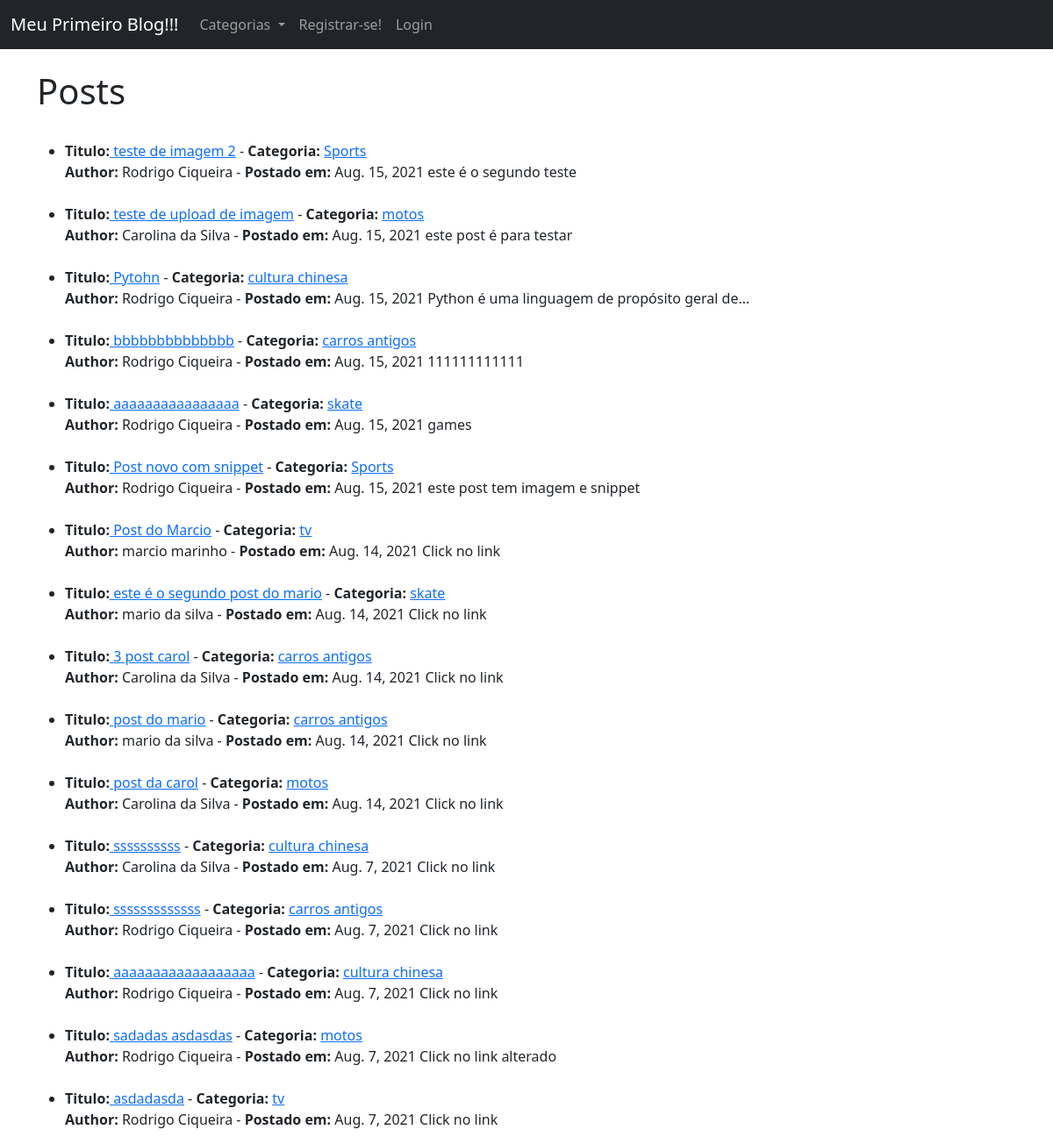
The page / on the database its author committed.
### MeuBlog/models.py (models this page shows, shortened)
class Post(models.Model):
    title = models.CharField(max_length=255)
    header_image = models.ImageField(null=True, blank=True, upload_to="images/")
    title_tag = models.CharField(max_length=255, default=" ")
    author = models.ForeignKey(User, on_delete=models.CASCADE)
    body = RichTextField(blank=True, null=True)
    post_date = models.DateField(auto_now_add=True)
    category = models.CharField(max_length=255, default='coding')
    snippet = models.CharField(max_length=255)
    likes = ManyToManyField(User, related_name='blog_posts')

### MeuBlog/views.py (the view)
# urls.py: path('',  HomeView.as_view(), name="home"),
class HomeView(ListView):
    model = Post
    template_name = 'home.html'
    ordering = ['-id']
    def get_context_data(self, *args, **kwargs):
        cat_menu = Category.objects.all()
        context = super(HomeView, self).get_context_data(*args, **kwargs)
        context["cat_menu"] = cat_menu
        return context

### MeuBlog/models.py (called while the page is built)
    def __str__(self):
        return self.name

### MeuBlog/templates/home.html (shortened to what this page needs)
{% extends 'base.html' %}
{% block content %}
<h1>Posts</h1>
<ul>
{% for post in object_list %}
    <br>
    <li><strong>Titulo:</strong><a href="{% url 'article-detail' post.pk %}">
        {{ post.title }}</a> -
        <strong>Categoria:</strong> <a href="{% url 'category' post.category|slugify %}">{{ post.category }}</a>
        <br> <strong>Author:</strong> {{ post.author.first_name }} {{ post.author.last_name }} -
        <strong>Postado em:</strong> {{ post.post_date }}
    {{ post.snippet }}
    </li>
{% endfor%}
</ul>
{% endblock %}

### rows shown on the page
Post: title "teste de imagem 2", category "Sports", author.first_name "Rodrigo", author.last_name "Ciqueira", post_date "Aug. 15, 2021", snippet "este é o segundo teste"
Post: title "teste de upload de imagem", category "motos", author.first_name "Carolina", author.last_name "da Silva", post_date "Aug. 15, 2021", snippet "este post é para testar"
Post: title "Pytohn", category "cultura chinesa", author.first_name "Rodrigo", author.last_name "Ciqueira", post_date "Aug. 15, 2021", snippet "Python é uma linguagem de propósito geral de..."
Post: title "bbbbbbbbbbbbbb", category "carros antigos", author.first_name "Rodrigo", author.last_name "Ciqueira", post_date "Aug. 15, 2021", snippet "111111111111"
Post: title "aaaaaaaaaaaaaaaa", category "skate", author.first_name "Rodrigo", author.last_name "Ciqueira", post_date "Aug. 15, 2021", snippet "games"
Post: title "Post novo com snippet", category "Sports", author.first_name "Rodrigo", author.last_name "Ciqueira", post_date "Aug. 15, 2021", snippet "este post tem imagem e snippet"
Post: title "Post do Marcio", category "tv", author.first_name "marcio", author.last_name "marinho", post_date "Aug. 14, 2021", snippet "Click no link"
Post: title "este é o segundo post do mario", category "skate", author.first_name "mario", author.last_name "da silva", post_date "Aug. 14, 2021", snippet "Click no link"
Post: title "3 post carol", category "carros antigos", author.first_name "Carolina", author.last_name "da Silva", post_date "Aug. 14, 2021", snippet "Click no link"
Post: title "post do mario", category "carros antigos", author.first_name "mario", author.last_name "da silva", post_date "Aug. 14, 2021", snippet "Click no link"
Post: title "post da carol", category "motos", author.first_name "Carolina", author.last_name "da Silva", post_date "Aug. 14, 2021", snippet "Click no link"
Post: title "ssssssssss", category "cultura chinesa", author.first_name "Carolina", author.last_name "da Silva", post_date "Aug. 7, 2021", snippet "Click no link"
Post: title "sssssssssssss", category "carros antigos", author.first_name "Rodrigo", author.last_name "Ciqueira", post_date "Aug. 7, 2021", snippet "Click no link"
Post: title "aaaaaaaaaaaaaaaaaa", category "cultura chinesa", author.first_name "Rodrigo", author.last_name "Ciqueira", post_date "Aug. 7, 2021", snippet "Click no link"
Post: title "sadadas asdasdas", category "motos", author.first_name "Rodrigo", author.last_name "Ciqueira", post_date "Aug. 7, 2021", snippet "Click no link alterado"
Post: title "asdadasda", category "tv", author.first_name "Rodrigo", author.last_name "Ciqueira", post_date "Aug. 7, 2021", snippet "Click no link"
